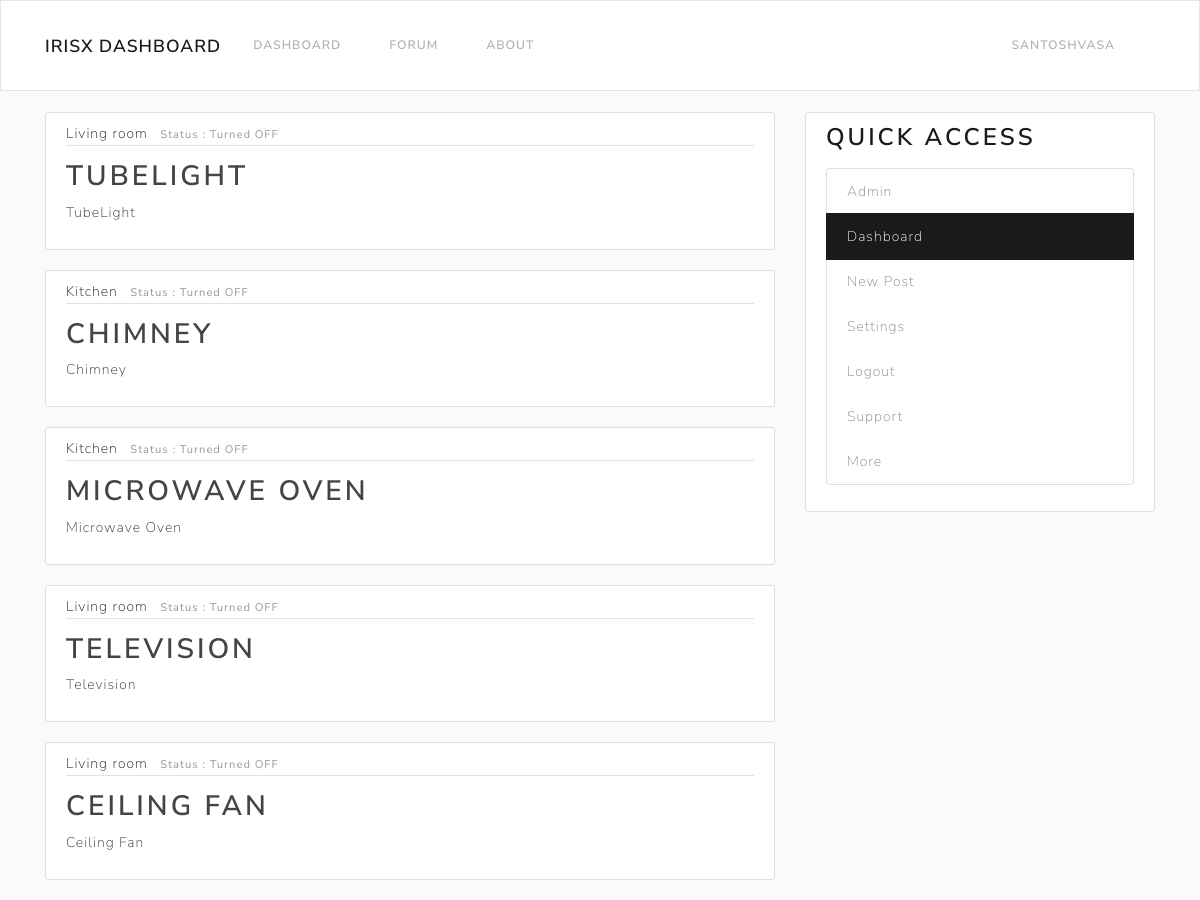
The app's page / (signed in) with its own data.
### users/models.py (models this page shows, shortened)
class Device(models.Model):
    title = models.CharField(max_length=100)
    owner = models.ForeignKey(User, on_delete=models.CASCADE)
    device_room = models.ForeignKey(Room, on_delete=models.CASCADE)
    device_status = models.BooleanField(default=False)
    device_reading = models.CharField(max_length=1000, default=default_reading, validators=[validate_comma_separated_integer_list])

class Room(models.Model):
    title = models.CharField(max_length=100)
    room_type = models.CharField(max_length=50, choices=ROOM_TYPES)
    owner = models.ForeignKey(User, on_delete=models.CASCADE)
    def __str__(self):
        return self.title

### users/views.py (the view)
# urls.py: path('', user_views.dashboard, name="dashboard" ),
def dashboard(request):
    if request.user.is_authenticated:
        devices = {
            "devices": Device.objects.filter(owner=request.user)
        }
        return render(request, 'users/dashboard.html', devices)
    else :
        return redirect('blog-home')

### users/templates/users/dashboard.html
{% extends 'blog/base.html'%}
{% block content %}
{% for device in devices %}
    <article class="media content-section">
      <div class="media-body">
        <div class="article-metadata">
          <a class="mr-2" href="#">{{ device.device_room }}</a>
          {% if device.status == True %}
          <small class="text-muted">Status : Turned ON</small>
          {% else %}
          <small class="text-muted">Status : Turned OFF</small>
          {% endif %}
        </div>
        <h2><a class="article-title" href="#">{{ device.title }}</a></h2>
        <p class="article-content">{{ device.title }}</p>
      </div>
    </article>
{% endfor %}
{% endblock content %}

### blog/templates/blog/base.html (shortened to what this page needs)
{% load static %}
<!doctype html>
<html lang="en">
  <head>
    <link rel="stylesheet" href="https://maxcdn.bootstrapcdn.com/bootstrap/4.0.0/css/bootstrap.min.css">
    <link rel="stylesheet" type="text/css" href="{% static 'blog/main3.css' %}">
    <link rel="stylesheet" type="text/css" href="{% static 'blog/main_select.css' %}">
  </head>
  <body>
    <header class="site-header">
      <nav class="navbar navbar-expand-md navbar-light bg-light fixed-top">
        <div class="container">
          <a class="navbar-brand mr-4" href="{% url 'dashboard' %}">IrisX Dashboard</a>
          <div class="collapse navbar-collapse" id="navbarToggle">
            <div class="navbar-nav mr-auto">
              {% if user.is_authenticated %}
              <a class="nav-item nav-link" href="{% url 'dashboard' %}">Dashboard</a>
              {% endif %}
              <a class="nav-item nav-link" href="{% url 'blog-home' %}">Forum</a>
              <a class="nav-item nav-link" href="{% url 'blog-about' %}">About</a>
            </div>
            <div class="navbar-nav">
              {% if user.is_authenticated %}
              <a class="nav-item nav-link" href="{% url 'profile' %}">{{ user.username }}</a>
              {% else %}
              <a class="nav-item nav-link" href="{% url 'login' %}">Login</a>
              <a class="nav-item nav-link" href="{% url 'register' %}">Register</a>
              {% endif %}
            </div>
          </div>
        </div>
      </nav>
    </header>
    <main role="main" class="container">
      <div class="row">
        <div class="col-md-8">
          {% block content %}{% endblock %}
        </div>
        <div class="col-md-4">
          <div class="content-section">
            <h3>Quick Access</h3>
            <p class='text-muted'>
              <ul class="list-group">
                {% if user.is_authenticated %}
                  {% if user.is_superuser %}
                    <a class="list-group-item list-group-item-light" href="/admin">Admin</a>
                  {% endif %}
                {% url 'dashboard' as the_url %}
                  {% if request.get_full_path == the_url %}
                  <a class="list-group-item list-group-item-light active" href="{% url 'dashboard' %}">Dashboard</a>
                  {% else %}
                  <a class="list-group-item list-group-item-light" href="{% url 'dashboard' %}">Dashboard</a>
                  {% endif %}
                <a class="list-group-item list-group-item-light" href="{% url 'post-create' %}">New Post</a>
                <a class="list-group-item list-group-item-light" href="#">Settings</a>
                <a class="list-group-item list-group-item-light" href="{% url 'logout' %}">Logout</a>
                {% else %}
                <a class="list-group-item list-group-item-light" href="{% url 'login' %}">Login</a>
                <a class="list-group-item list-group-item-light" href="{% url 'register' %}">Register</a>
                {% endif %}
                <a class="list-group-item list-group-item-light" href="#">Support</a>
                <a class="list-group-item list-group-item-light" href="#">More</a>
              </ul>
            </p>
          </div>
        </div>
      </div>
    </main>
  </body>
</html>

### blog/static/blog/main_select.css (style rules this page uses)
body { background: #fafafa; color: #333333; margin-top: 7rem; }
ul { margin: 0; }
.content-section { background: #ffffff; padding: 10px 20px; border: 1px solid #dddddd; border-radius: 3px; margin-bottom: 20px; }
.article-title { color: #444444; }
.article-content { white-space: pre-line; }
.article-metadata { padding-bottom: 1px; margin-bottom: 14px; border-bottom: 1px solid #e3e3e3 }

### records on screen
Device: device_room "Living room", title "TUBELIGHT", title "TubeLight"
Device: device_room "Kitchen", title "CHIMNEY", title "Chimney"
Device: device_room "Kitchen", title "MICROWAVE OVEN", title "Microwave Oven"
Device: device_room "Living room", title "TELEVISION", title "Television"
Device: device_room "Living room", title "CEILING FAN", title "Ceiling Fan"

### other values on screen
{{ user.username }} "SANTOSHVASA"
